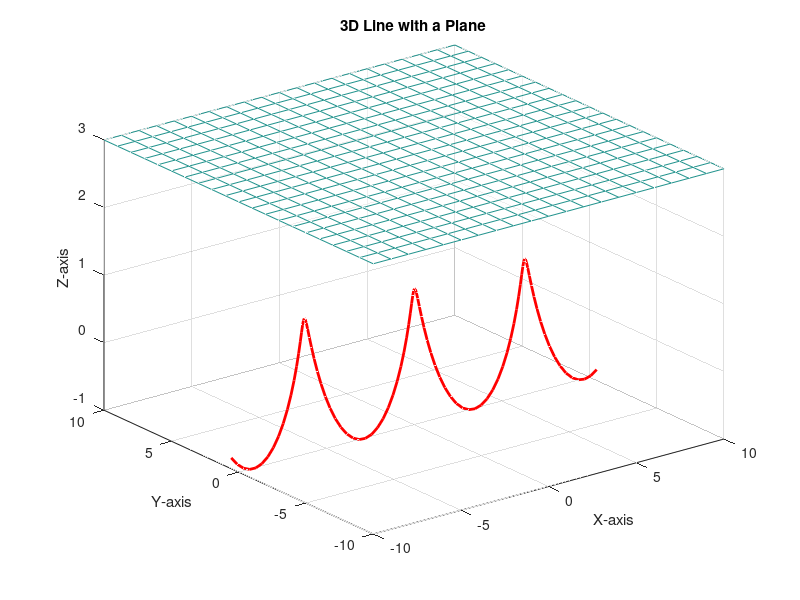

The MATLAB source for this figure:
% Define the 3D line
x_line = linspace(-10, 10, 100);
y_line = sin(x_line);
z_line = cos(x_line);

% Plot the 3D line
figure;
plot3(x_line, y_line, z_line, 'r-', 'LineWidth', 2);
hold on;

% Define a plane
[x_plane, y_plane] = meshgrid(-10:1:10, -10:1:10);
z_plane = 3 * ones(size(x_plane)); % A horizontal plane at z = 3

% Plot the plane
mesh(x_plane, y_plane, z_plane, 'FaceAlpha', 0.5); % Mesh plot with transparency

% Labels and view adjustments
xlabel('X-axis');
ylabel('Y-axis');
zlabel('Z-axis');
title('3D Line with a Plane');
grid on;
view(3); % Set to 3D view
hold off;